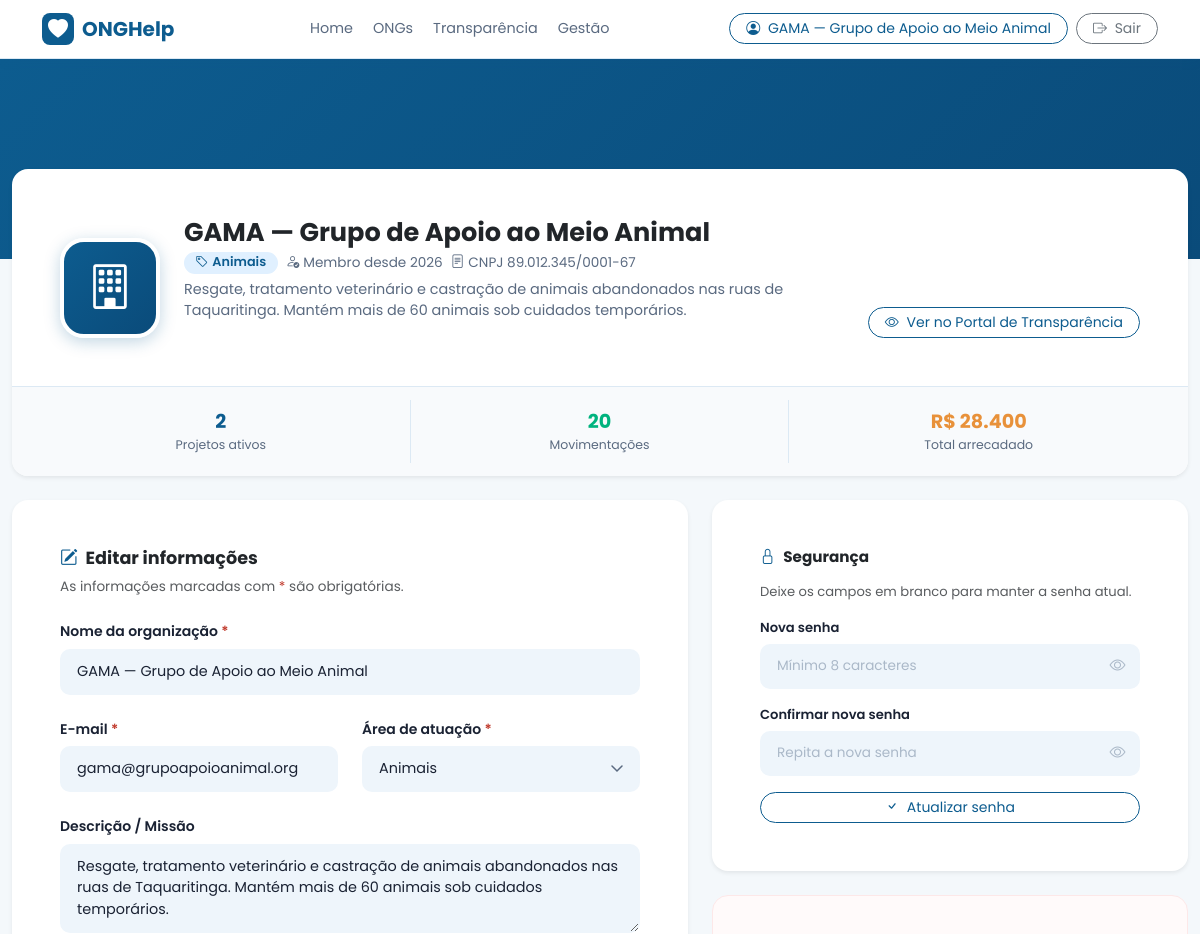
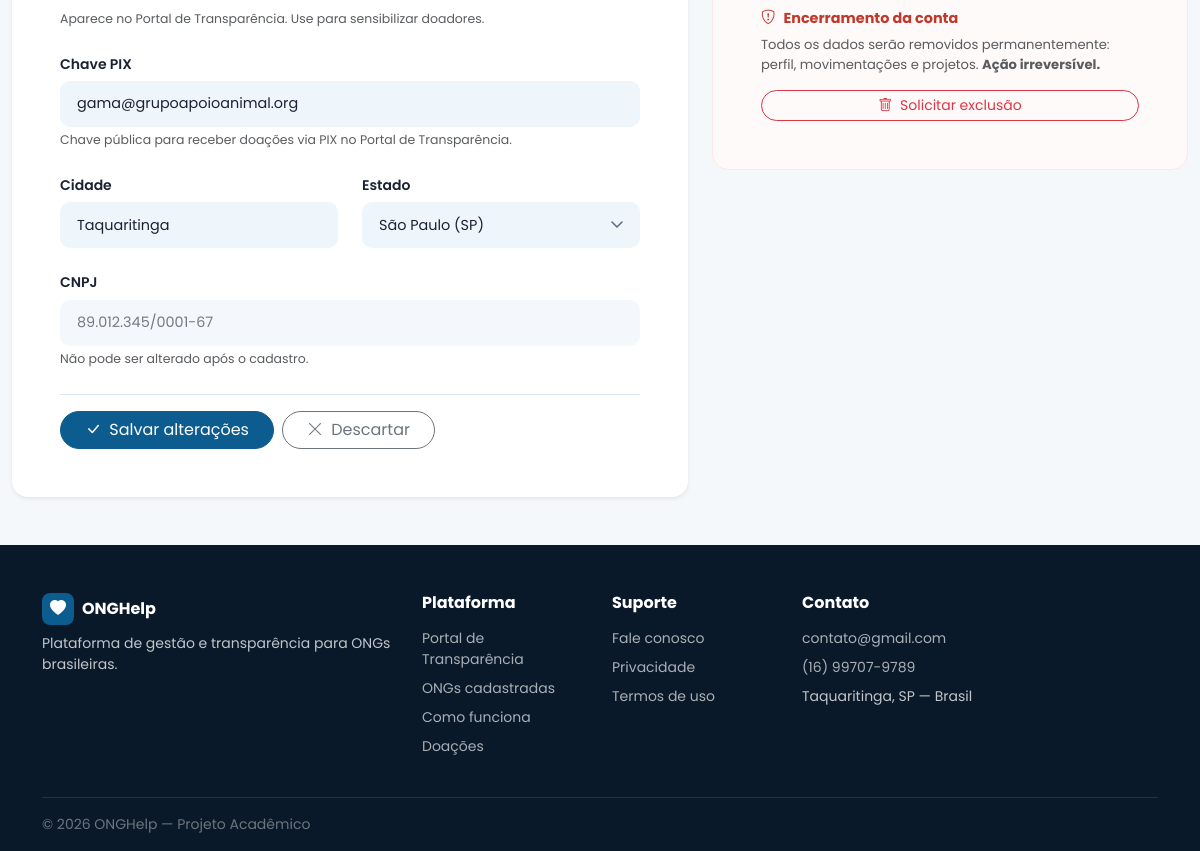
The page /pages/perfil.php (signed in) on the database its author committed (2 pictures, top to bottom).
### tables this page shows
CREATE TABLE `usuarios` (
  `id` int(10) UNSIGNED NOT NULL,
  `nome` varchar(160) NOT NULL,
  `cnpj` varchar(20) NOT NULL,
  `email` varchar(160) NOT NULL,
  `senha` varchar(255) NOT NULL,
  `area` varchar(60) NOT NULL,
  `emoji` varchar(8) NOT NULL DEFAULT '?',
  `cidade` varchar(100) NOT NULL DEFAULT 'Brasil',
  `estado` char(2) DEFAULT NULL,
  `descricao` text DEFAULT NULL,
  `pix_chave` varchar(160) DEFAULT NULL,
  `ativo` tinyint(1) NOT NULL DEFAULT 1,
  `criado_em` datetime NOT NULL DEFAULT current_timestamp()
);

### pages/perfil.php (the view, shortened to what this page needs)
<?php
require_once '../includes/db.php';
$id      = (int) $_SESSION['user_id'];
$stmt = $pdo->prepare("SELECT * FROM usuarios WHERE id = ? AND ativo = 1");
$stmt->execute([$id]);
$user = $stmt->fetch();
$statsPerfil = $pdo->prepare("
    SELECT
        COALESCE(SUM(CASE WHEN tipo = 'receita' THEN valor ELSE 0 END), 0) AS total_receitas,
        COALESCE(COUNT(DISTINCT id), 0) AS total_movimentacoes,
        (SELECT COUNT(*) FROM projetos WHERE usuario_id = ?) AS total_projetos
    FROM movimentacoes WHERE usuario_id = ?
");
$statsPerfil->execute([$id, $id]);
$stats = $statsPerfil->fetch();
include '../includes/header.php';
?>
<section style="background:var(--cor-fundo); min-height:80vh;">
  <div style="height:200px; background:linear-gradient(135deg,var(--cor-primaria),#0a4b7a);"></div>
  <div class="container pb-5" style="max-width:1320px; margin-top:-90px;">
    <div class="card border-0 rounded-4 shadow-sm mb-4" style="overflow:hidden;">
      <div class="p-4 p-md-5">
        <div class="row g-4 align-items-end">
          <div class="col-auto">
            <div style="width:100px; height:100px; border-radius:24px;
                        background:linear-gradient(135deg,var(--cor-primaria),#0a4b7a);
                        display:flex; align-items:center; justify-content:center;
                        font-size:2.8rem; color:#fff; box-shadow:0 4px 16px rgba(13,92,143,.25);
                        border:4px solid #fff;">
              <i class="bi bi-building"></i>
            </div>
          </div>
          <div class="col">
            <h2 class="fw-bold mb-1" style="font-size:1.6rem;"><?= htmlspecialchars($user['nome']) ?></h2>
            <div class="d-flex flex-wrap align-items-center gap-2 mb-1">
              <span class="badge rounded-pill"
                    style="background:#E0F0FF; color:var(--cor-primaria); font-weight:600; font-size:.8rem; padding:.35em .9em;">
                <i class="bi bi-tag me-1"></i><?= htmlspecialchars($user['area']) ?>
              </span>
              <span style="font-size:.85rem; color:var(--cor-texto-muted);">
                <i class="bi bi-person-check me-1"></i>Membro desde <?= date('Y', strtotime($user['criado_em'])) ?>
              </span>
              <span style="font-size:.85rem; color:var(--cor-texto-muted);">
                <i class="bi bi-file-text me-1"></i>CNPJ <?= htmlspecialchars($user['cnpj']) ?>
              </span>
            </div>
            <?php if (!empty($user['descricao'])): ?>
              <p style="font-size:.9rem; color:var(--cor-texto-muted); margin-top:.3rem; max-width:600px;">
                <?= htmlspecialchars($user['descricao']) ?>
              </p>
            <?php endif; ?>
          </div>
          <div class="col-auto">
            <a href="transparencia.php?modal=<?= $id ?>" class="btn btn-outline-primary rounded-pill px-3 btn-sm">
              <i class="bi bi-eye me-1"></i> Ver no Portal de Transparência
            </a>
          </div>
        </div>
      </div>
      <div style="border-top:1px solid #DCE9F4; background:#F8FAFC; padding:.8rem 2rem;">
        <div class="row text-center">
          <div class="col-4 py-2" style="border-right:1px solid #DCE9F4;">
            <div style="font-size:1.2rem; font-weight:700; color:var(--cor-primaria);">
              <?= number_format($stats['total_projetos'], 0, ',', '.') ?>
            </div>
            <div style="font-size:.78rem; color:var(--cor-texto-muted);">Projetos ativos</div>
          </div>
          <div class="col-4 py-2" style="border-right:1px solid #DCE9F4;">
            <div style="font-size:1.2rem; font-weight:700; color:var(--cor-secundaria);">
              <?= number_format($stats['total_movimentacoes'], 0, ',', '.') ?>
            </div>
            <div style="font-size:.78rem; color:var(--cor-texto-muted);">Movimentações</div>
          </div>
          <div class="col-4 py-2">
            <div style="font-size:1.2rem; font-weight:700; color:var(--cor-acento);">
              R$ <?= number_format($stats['total_receitas'], 0, ',', '.') ?>
            </div>
            <div style="font-size:.78rem; color:var(--cor-texto-muted);">Total arrecadado</div>
          </div>
        </div>
      </div>
    </div>
    <div class="row g-4">
      <div class="col-lg-7">
        <div class="card border-0 rounded-4 shadow-sm p-4 p-md-5 h-100">
          <h5 class="fw-bold mb-2" style="font-size:1.1rem;">
            <i class="bi bi-pencil-square me-2" style="color:var(--cor-primaria);"></i>Editar informações
          </h5>
          <p class="text-muted mb-4" style="font-size:.85rem;">
            As informações marcadas com <span style="color:#C0392B;">*</span> são obrigatórias.
          </p>
          <form method="POST" action="">
            <div class="row g-4">
              <div class="col-12">
                <label class="auth-label">Nome da organização <span style="color:#C0392B;">*</span></label>
                <input type="text" name="nome" class="auth-input" required
                       value="<?= htmlspecialchars($user['nome']) ?>">
              </div>
              <div class="col-md-6">
                <label class="auth-label">E-mail <span style="color:#C0392B;">*</span></label>
                <input type="email" name="email" class="auth-input" required
                       value="<?= htmlspecialchars($user['email']) ?>">
              </div>
              <div class="col-md-6">
                <label class="auth-label">Área de atuação <span style="color:#C0392B;">*</span></label>
                <select name="area" class="auth-select" required>
                  <?php
                  $areas = ['Educação','Saúde','Animais','Meio Ambiente',
                            'Assistência Social','Cultura','Esporte','Outra'];
                  foreach ($areas as $op):
                    $sel = ($user['area'] === $op) ? 'selected' : '';
                  ?>
                    <option <?= $sel ?>><?= htmlspecialchars($op) ?></option>
                  <?php endforeach; ?>
                </select>
              </div>
              <div class="col-12">
                <label class="auth-label">Descrição / Missão</label>
                <textarea name="descricao" class="auth-input" rows="3"
                          placeholder="Conte um pouco sobre a história, o propósito e o impacto da sua organização…"
                          style="resize:vertical;"><?= htmlspecialchars($user['descricao'] ?? '') ?></textarea>
                <small class="text-muted" style="font-size:.78rem;">
                  Aparece no Portal de Transparência. Use para sensibilizar doadores.
                </small>
              </div>
              <div class="col-12">
                <label class="auth-label">Chave PIX</label>
                <input type="text" name="pix_chave" class="auth-input"
                       placeholder="E-mail, CPF, CNPJ ou telefone"
                       value="<?= htmlspecialchars($user['pix_chave'] ?? '') ?>">
                <small class="text-muted" style="font-size:.78rem;">
                  Chave pública para receber doações via PIX no Portal de Transparência.
                </small>
              </div>
              <div class="col-md-6">
                <label class="auth-label">Cidade</label>
                <input type="text" name="cidade" class="auth-input"
                       placeholder="Ex: Taquaritinga"
                       value="<?= htmlspecialchars($user['cidade'] ?? '') ?>">
              </div>
              <div class="col-md-6">
                <label class="auth-label">Estado</label>
                <select name="estado" class="auth-select">
                  <?php
                  $estados = [
                    'AC'=>'Acre','AL'=>'Alagoas','AP'=>'Amapá','AM'=>'Amazonas',
                    'BA'=>'Bahia','CE'=>'Ceará','DF'=>'Distrito Federal',
                    'ES'=>'Espírito Santo','GO'=>'Goiás','MA'=>'Maranhão',
                    'MT'=>'Mato Grosso','MS'=>'Mato Grosso do Sul','MG'=>'Minas Gerais',
                    'PA'=>'Pará','PB'=>'Paraíba','PR'=>'Paraná','PE'=>'Pernambuco',
                    'PI'=>'Piauí','RJ'=>'Rio de Janeiro','RN'=>'Rio Grande do Norte',
                    'RS'=>'Rio Grande do Sul','RO'=>'Rondônia','RR'=>'Roraima',
                    'SC'=>'Santa Catarina','SP'=>'São Paulo','SE'=>'Sergipe',
                    'TO'=>'Tocantins',
                  ];
                  $estadoAtual = $user['estado'] ?? '';
                  foreach ($estados as $sigla => $nomeEstado):
                    $sel = $estadoAtual === $sigla ? 'selected' : '';
                  ?>
                    <option value="<?= $sigla ?>" <?= $sel ?>><?= $nomeEstado ?> (<?= $sigla ?>)</option>
                  <?php endforeach; ?>
                </select>
              </div>
              <div class="col-12">
                <label class="auth-label">CNPJ</label>
                <input type="text" class="auth-input"
                       value="<?= htmlspecialchars($user['cnpj']) ?>"
                       disabled style="opacity:.6; cursor:not-allowed;">
                <small class="text-muted" style="font-size:.78rem;">
                  Não pode ser alterado após o cadastro.
                </small>
              </div>
            </div>
            <div class="d-flex gap-2 mt-4 pt-3" style="border-top:1px solid #DCE9F4;">
              <button type="submit" class="btn btn-primary rounded-pill px-4">
                <i class="bi bi-check-lg me-1"></i> Salvar alterações
              </button>
              <a href="perfil.php" class="btn btn-outline-secondary rounded-pill px-4">
                <i class="bi bi-x-lg me-1"></i> Descartar
              </a>
            </div>
          </form>
        </div>
      </div>
      <div class="col-lg-5 d-flex flex-column gap-4">
        <div class="card border-0 rounded-4 shadow-sm p-4 p-md-5">
          <h6 class="fw-bold mb-3" style="font-size:.95rem;">
            <i class="bi bi-lock me-2" style="color:var(--cor-primaria);"></i>Segurança
          </h6>
          <p class="text-muted mb-3" style="font-size:.82rem;">
            Deixe os campos em branco para manter a senha atual.
          </p>
          <form method="POST" action="">
            <div class="row g-3">
              <div class="col-12">
                <label class="auth-label" style="font-size:.82rem;">Nova senha</label>
                <div class="auth-input-wrap">
                  <input type="password" name="senha" class="auth-input"
                         id="novaSenha" placeholder="Mínimo 8 caracteres" style="font-size:.85rem;">
                  <button class="auth-eye" type="button"
                          onclick="toggleSenha('novaSenha','olhoNova')">
                    <i class="bi bi-eye" id="olhoNova"></i>
                  </button>
                </div>
              </div>
              <div class="col-12">
                <label class="auth-label" style="font-size:.82rem;">Confirmar nova senha</label>
                <div class="auth-input-wrap">
                  <input type="password" name="senha_confirm" class="auth-input"
                         id="confirmSenha" placeholder="Repita a nova senha" style="font-size:.85rem;">
                  <button class="auth-eye" type="button"
                          onclick="toggleSenha('confirmSenha','olhoConfirm')">
                    <i class="bi bi-eye" id="olhoConfirm"></i>
                  </button>
                </div>
              </div>
              <div class="col-12">
                <button type="submit" class="btn btn-outline-primary btn-sm rounded-pill px-3 w-100">
                  <i class="bi bi-check me-1"></i> Atualizar senha
                </button>
              </div>
            </div>
          </form>
        </div>
        <div class="card border-0 rounded-4 p-4 p-md-5"
             style="border:1.5px solid #fde8e8 !important; background:#fffafa;">
          <h6 class="fw-bold mb-2" style="font-size:.9rem; color:#C0392B;">
            <i class="bi bi-shield-exclamation me-2"></i>Encerramento da conta
          </h6>
          <p class="text-muted mb-3" style="font-size:.82rem;">
            Todos os dados serão removidos permanentemente: perfil, movimentações e projetos.
            <strong>Ação irreversível.</strong>
          </p>
          <a href="desativar.php" class="btn btn-outline-danger btn-sm rounded-pill px-3 w-100">
            <i class="bi bi-trash me-1"></i> Solicitar exclusão
          </a>
        </div>
      </div>
    </div>
  </div>
</section>
<?php include '../includes/footer.php'; ?>

### assets/css/global.css (style rules this page uses)
:root { --cor-primaria: #0D5C8F; --cor-secundaria: #00B37E; --cor-acento: #E8913A; --cor-fundo: #F4F8FB; --cor-texto: #1A2233; --cor-texto-muted: #5A6A80; --cor-hero-bg: #E8F2FA; --radius: 12px; --shadow-card: 0 4px 24px rgba(13,92,143,.10); --transicao: .25s ease; }
body { font-family: 'Poppins', sans-serif; color: var(--cor-texto); }
a { text-decoration: none; transition: color var(--transicao); }
.btn-primary { background-color: var(--cor-primaria); border-color: var(--cor-primaria); }
.btn-outline-primary { color: var(--cor-primaria); border-color: var(--cor-primaria); }
html, body { height: 100%; }
.auth-label { font-size: .875rem; font-weight: 600; color: var(--cor-texto); margin-bottom: .4rem; display: block; }
.auth-input { width: 100%; background: #EEF5FB; border: 1.5px solid transparent; border-radius: 10px; padding: .7rem 1rem; font-size: .9rem; color: var(--cor-texto); font-family: 'Poppins', sans-serif; outline: none; transition: border-color .2s; }
.auth-input::placeholder { color: #aab8c8; }
.auth-input-wrap { position: relative; }
.auth-input-wrap .auth-input { padding-right: 2.8rem; }
.auth-eye { position: absolute; right: .9rem; top: 50%; transform: translateY(-50%); background: none; border: none; color: #aab8c8; cursor: pointer; font-size: 1rem; padding: 0; }
.auth-select { width: 100%; background: #EEF5FB; border: 1.5px solid transparent; border-radius: 10px; padding: .7rem 1rem; font-size: .9rem; color: var(--cor-texto); font-family: 'Poppins', sans-serif; outline: none; appearance: none; background-repeat: no-repeat; background-position: right 1rem center; background-size: 12px; cursor: pointer; transition: border-color .2s; }

### rows shown on the page
usuarios: nome "GAMA — Grupo de Apoio ao Meio Animal", area "Animais", criado_em "2026", cnpj "89.012.345/0001-67", descricao "Resgate, tratamento veterinário e castração de animais abandonados nas ruas de Taquaritinga. Mantém mais de 60 animais sob cuidados temporários.", email "gama@grupoapoioanimal.org", pix_chave "gama@grupoapoioanimal.org", cidade "Taquaritinga"

### other values the page prints
$_SESSION['user_nome'] "GAMA — Grupo de Apoio ao Meio Animal"
$stats['total_projetos'] "2"
$stats['total_movimentacoes'] "20"
$stats['total_receitas'] "28.400"
form field area "Animais"
form field estado "São Paulo (SP)"
